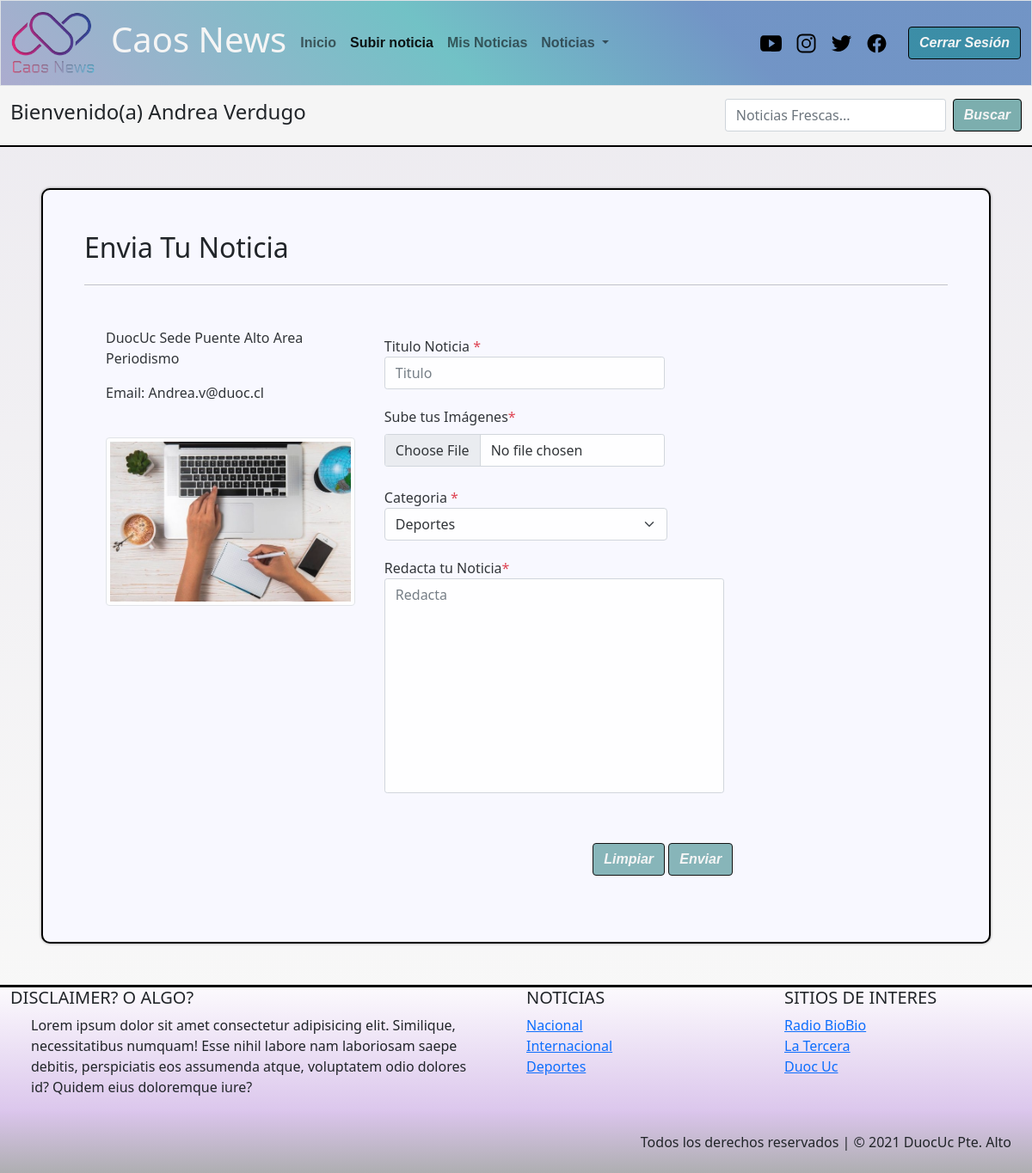
Page /enviar_noticia/ (signed in) on the committed database.
### caos_news/models.py (models this page shows, shortened)
class Categoria(models.Model):
    cod_catg = models.IntegerField(primary_key=True)
    nombre_catg = models.CharField(max_length=50)

### caos_news/views.py (the view, shortened to what this page needs)
# urls.py: path('enviar_noticia/',enviar_noti,name='enviar_n'),
@login_required(login_url='/Ingresar/')
def enviar_noti(request):
    mensaje=''
    cate_all = Categoria.objects.all()
    contexto = {"categorias": cate_all,"mensaje":mensaje}
    return render(request,"Agregar_noticia.html",contexto)

### caos_news/templates/Agregar_noticia.html (shortened to what this page needs)
{% extends 'base.html' %}
{% load static %}
{% block link_activos %}
<ul class="navbar-nav me-auto mb-2 mb-lg-0">
    <li class="nav-item">
        <a class="nav-link" aria-current="page" href="{% url 'index'%}">Inicio</a>
    </li>
    {% if user.is_authenticated %}
    <li class="nav-item ">
        <a class="nav-link active" href="{% url 'enviar_n' %}">Subir noticia</a>
    </li>
    <li class="nav-item">
        <a class="nav-link" href="{% url 'mis_notis' %}">Mis Noticias</a>
    </li>
    {% endif %}
    <li class="nav-item dropdown">
        <a class="nav-link dropdown-toggle" href="#" id="navbarDropdown" role="button" data-bs-toggle="dropdown"
            aria-expanded="false">
            Noticias
        </a>
    </li>
    {% endblock link_activos %}
    {% block contenido %}
    <main>
        <nav class="navbar sticky-top" id="barra-busqueda">
            <div class="container-fluid ">
                <span class="navbar-text">
                    {% if user.is_authenticated %}
                    <h4> Bienvenido(a) {{user.first_name}} {{user.last_name}} </h4>
                    {% else %}
                    <h4>Noticas Frescas</h4>
                    {% endif %}
                </span>
                <form class="d-flex" method="POST" action="{% url 'filter_d'%}">
                    <input class="form-control me-2" type="search" placeholder="Noticias Frescas..." name="txtbusqueda"
                        aria-label="Search">
                    <button id="boton" class="btn btn-outline" type="submit">Buscar</button>
                </form>
            </div>
        </nav>
        <section class="container-fluid p-5">
            <div class="container-fluid p-5 animate__animated animate__fadeInLeft" id="contact-box">
                <h2>Envia Tu Noticia</h2>
                <hr class=" my-4">
                <div class="row form-noti">
                    <div class="col-md-5">
                        <address>DuocUc Sede Puente Alto Area Periodismo</address>
                        {% if user.is_authenticated %}
                        <p>Email: {{user.email}}</p>
                        {% endif %}
                        <img src="{% static 'img/background/Formulario-Noticias_01.jpg' %}" class="img-thumbnail mt-4"
                            alt="">
                    </div>
                    <div class="col-md-7">
                        <form action="{% url 'enviar_n' %}" method="POST" enctype="multipart/form-data"
                            onsubmit="return validar_noticia(event)" name="enviar_noti">
                            <div class="form-group col-md-10">
                                <label class="font-weight-bold">Titulo Noticia <span id="nombre_span"
                                        class="text-danger">*</span></label>
                                <input id="txtnombre" type="text" class="form-control" id="for-input" name="txttitulo"
                                    placeholder="Titulo" oninput="validar_nombre()" required pattern="[A-Za-z].+"
                                    minlength="3" maxlength="25">
                            </div>
                            <div class="form-row mb-1">
                                <div class="form-group col-md-10">
                                    <label for="formFileMultiple" class="form-label">Sube tus Imágenes<span
                                            id="img_span1" class="text-danger">*</span></label>
                                    <input id="imgfile1" class="form-control" type="file" name="img_noti"
                                        accept="image/*" required>
                                </div>
                            </div>
                            <div class="form-group" style="width: 84.1%;">
                                <label class="font-weight-bold">Categoria <span class="text-danger"
                                        id="categoria_span">*</span></label>
                                <select id="txtcategoria" name="txtcategoria" class="form-select form-select"
                                    aria-label=".form-select-sm example" onclick="validar_categoria()" required>
                                    {% for x in categorias %}
                                    <option selected>{{x.nombre_catg}}</option>
                                    {% endfor %}
                                </select>
                            </div>
                            <div class="form-group mb-5">
                                <label class="font-weight-bold">Redacta tu Noticia<span id="noticia_span"
                                        class="text-danger">*</span></label>
                                <textarea id="txtnoticia" name="txtnoticia" class="form-control" name="contacto"
                                    placeholder="Redacta" style="resize: none; width: 100%; height: 250px;"
                                    oninput="validar_txt()" required></textarea>
                            </div>
                            <div class="text-end">
                                <button class="btn btn-outline width-100 col-btn-sm mb-1" type="reset"
                                    id="boton">Limpiar</button>
                                <button class="btn btn-outline width-100 col-btn-sm mb-1" type="submit" id="boton"
                                    onclick="validar_file()">Enviar</button>
                            </div>
                        </form>
                    </div>
        </section>
        {% endblock contenido %}
        {% block categorias %}
        {% for x in categorias %}
        <li><a href="{% url 'categ' x.nombre_catg %}">{{x.nombre_catg}}</a></li>
        {% endfor %}
        {% endblock categorias %}

### rows in the picture
Categoria: nombre_catg "Nacional"
Categoria: nombre_catg "Internacional"
Categoria: nombre_catg "Deportes"

### other values in the picture
{{ user.first_name }} "Andrea"
{{ user.last_name }} "Verdugo"
{{ user.email }} "Andrea.v@duoc.cl"
form field txtcategoria "Deportes"
